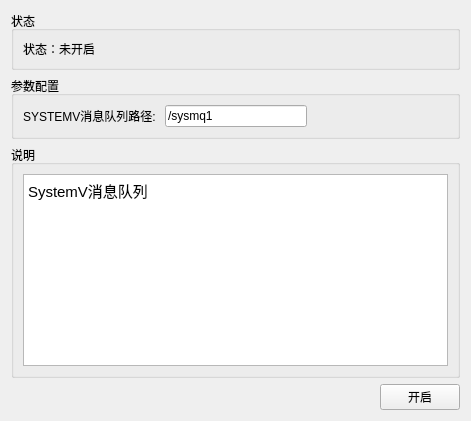
           <widget class="QWidget" name="tab_5">
            <attribute name="title">
             <string>配置状态</string>
            </attribute>
            <layout class="QGridLayout" name="gridLayout_9">
             <item row="0" column="0" colspan="2">
              <widget class="QGroupBox" name="groupBox_4">
               <property name="title">
                <string>状态</string>
               </property>
               <layout class="QVBoxLayout" name="verticalLayout_4">
                <item>
                 <widget class="QLabel" name="sysvmq_state_label">
                  <property name="text">
                   <string>状态：未开启</string>
                  </property>
                 </widget>
                </item>
               </layout>
              </widget>
             </item>
             <item row="1" column="0" colspan="2">
              <widget class="QGroupBox" name="groupBox_5">
               <property name="title">
                <string>参数配置</string>
               </property>
               <layout class="QGridLayout" name="gridLayout_10">
                <item row="0" column="0">
                 <layout class="QHBoxLayout" name="horizontalLayout_5">
                  <item>
                   <widget class="QLabel" name="label_6">
                    <property name="text">
                     <string>SYSTEMV消息队列路径: </string>
                    </property>
                   </widget>
                  </item>
                  <item>
                   <widget class="QLineEdit" name="sysvmq_lineEdit01">
                    <property name="text">
                     <string>/sysmq1</string>
                    </property>
                   </widget>
                  </item>
                  <item>
                   <spacer name="horizontalSpacer_5">
                    <property name="orientation">
                     <enum>Qt::Horizontal</enum>
                    </property>
                    <property name="sizeHint" stdset="0">
                     <size>
                      <width>40</width>
                      <height>20</height>
                     </size>
                    </property>
                   </spacer>
                  </item>
                 </layout>
                </item>
               </layout>
              </widget>
             </item>
             <item row="2" column="0" colspan="2">
              <widget class="QGroupBox" name="groupBox_6">
               <property name="title">
                <string>说明</string>
               </property>
               <layout class="QGridLayout" name="gridLayout_11">
                <item row="0" column="0">
                 <widget class="QTextBrowser" name="textBrowser_2">
                  <property name="html">
                   <string>&lt;!DOCTYPE HTML PUBLIC &quot;-//W3C//DTD HTML 4.0//EN&quot; &quot;http://www.w3.org/TR/REC-html40/strict.dtd&quot;&gt;
&lt;html&gt;&lt;head&gt;&lt;meta name=&quot;qrichtext&quot; content=&quot;1&quot; /&gt;&lt;style type=&quot;text/css&quot;&gt;
p, li { white-space: pre-wrap; }
&lt;/style&gt;&lt;/head&gt;&lt;body style=&quot; font-family:'文泉驿微米黑'; font-size:11pt; font-weight:400; font-style:normal;&quot;&gt;
&lt;p style=&quot; margin-top:0px; margin-bottom:0px; margin-left:0px; margin-right:0px; -qt-block-indent:0; text-indent:0px;&quot;&gt;SystemV消息队列&lt;/p&gt;&lt;/body&gt;&lt;/html&gt;</string>
                  </property>
                 </widget>
                </item>
               </layout>
              </widget>
             </item>
             <item row="3" column="0">
              <spacer name="horizontalSpacer_6">
               <property name="orientation">
                <enum>Qt::Horizontal</enum>
               </property>
               <property name="sizeHint" stdset="0">
                <size>
                 <width>363</width>
                 <height>20</height>
                </size>
               </property>
              </spacer>
             </item>
             <item row="3" column="1">
              <widget class="QPushButton" name="sysvmq_btn_enter">
               <property name="text">
                <string>开启</string>
               </property>
              </widget>
             </item>
            </layout>
           </widget>
